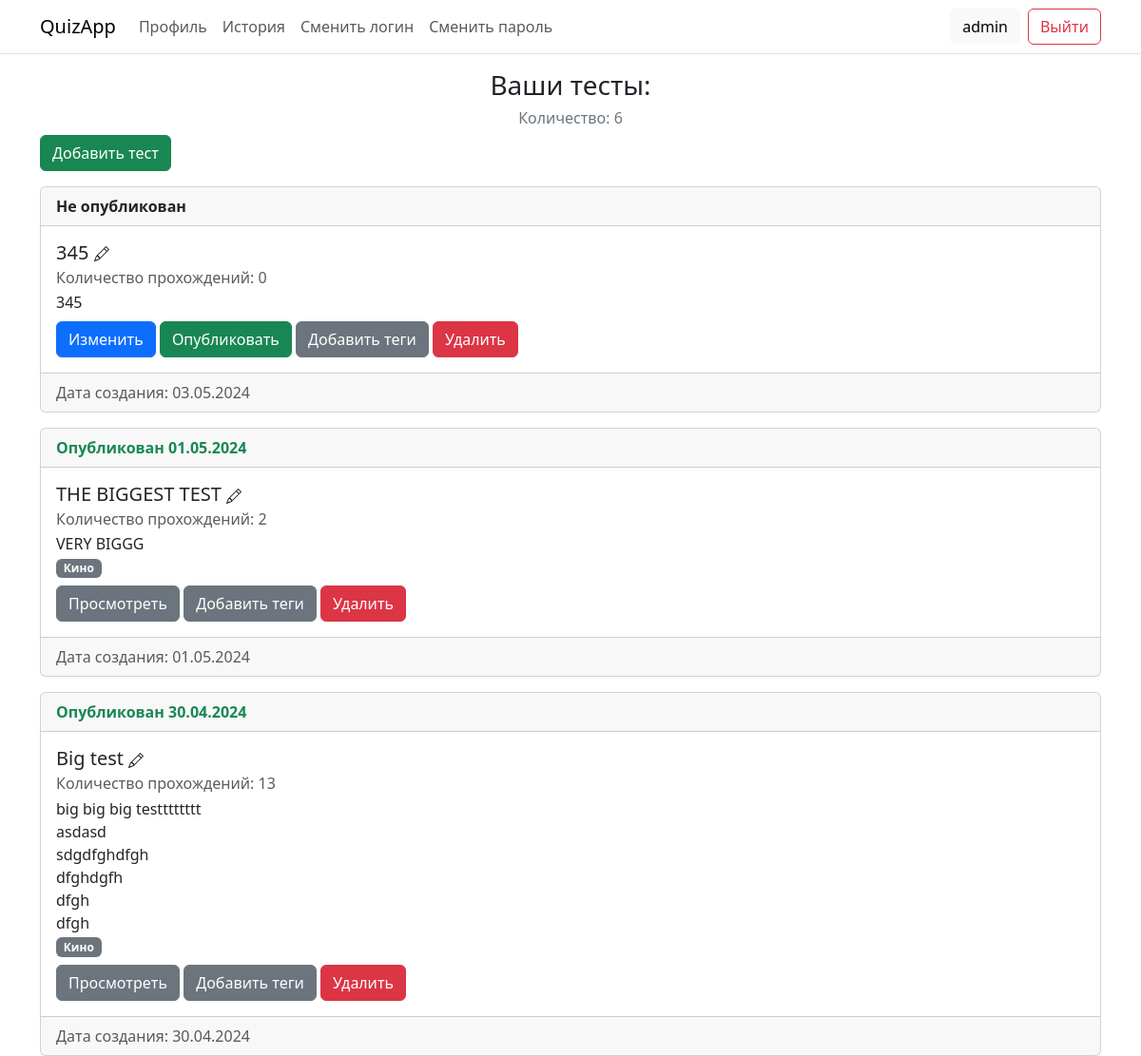
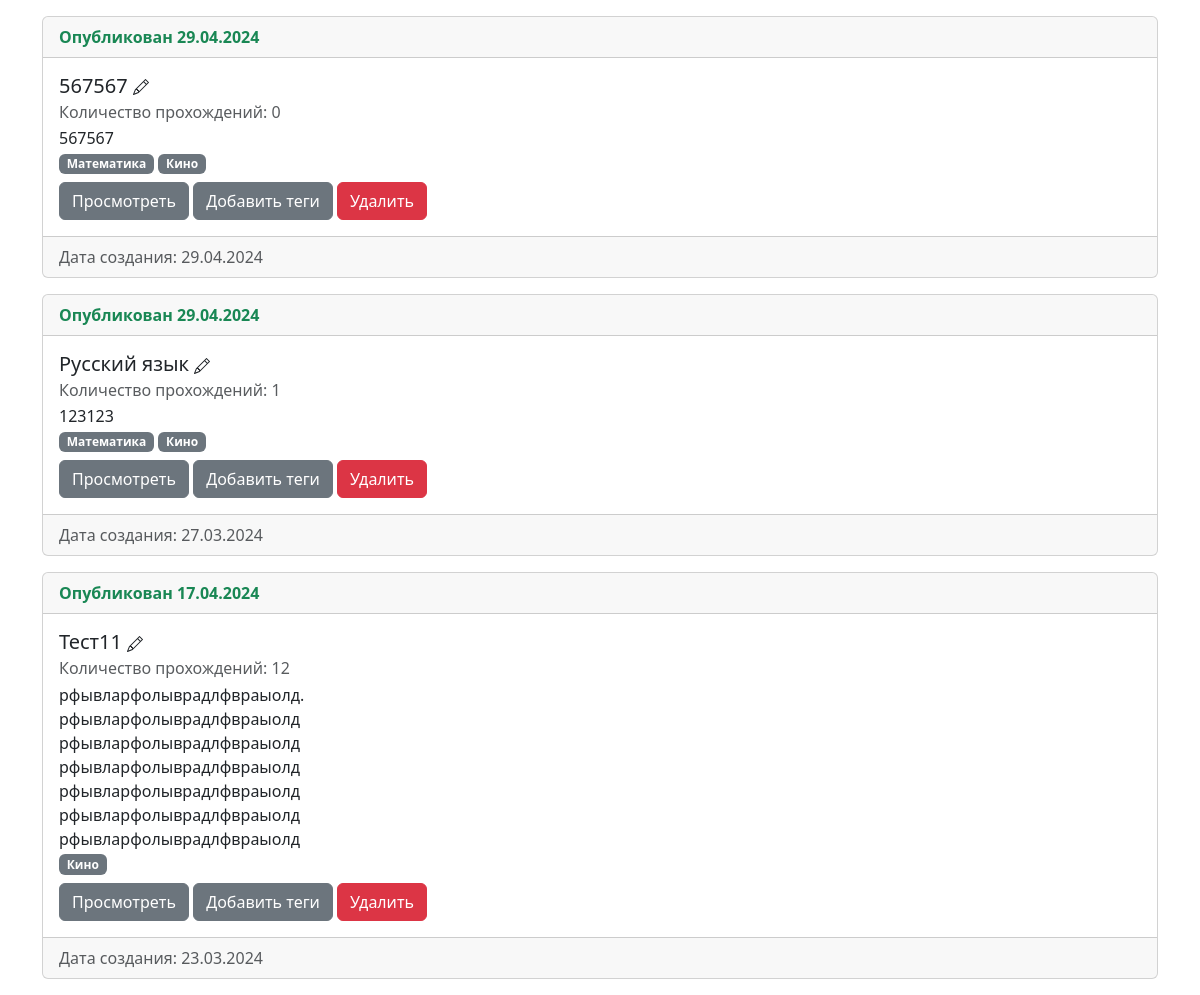
Page /profile (signed in) on the earlier database version (2 pictures, top to bottom).
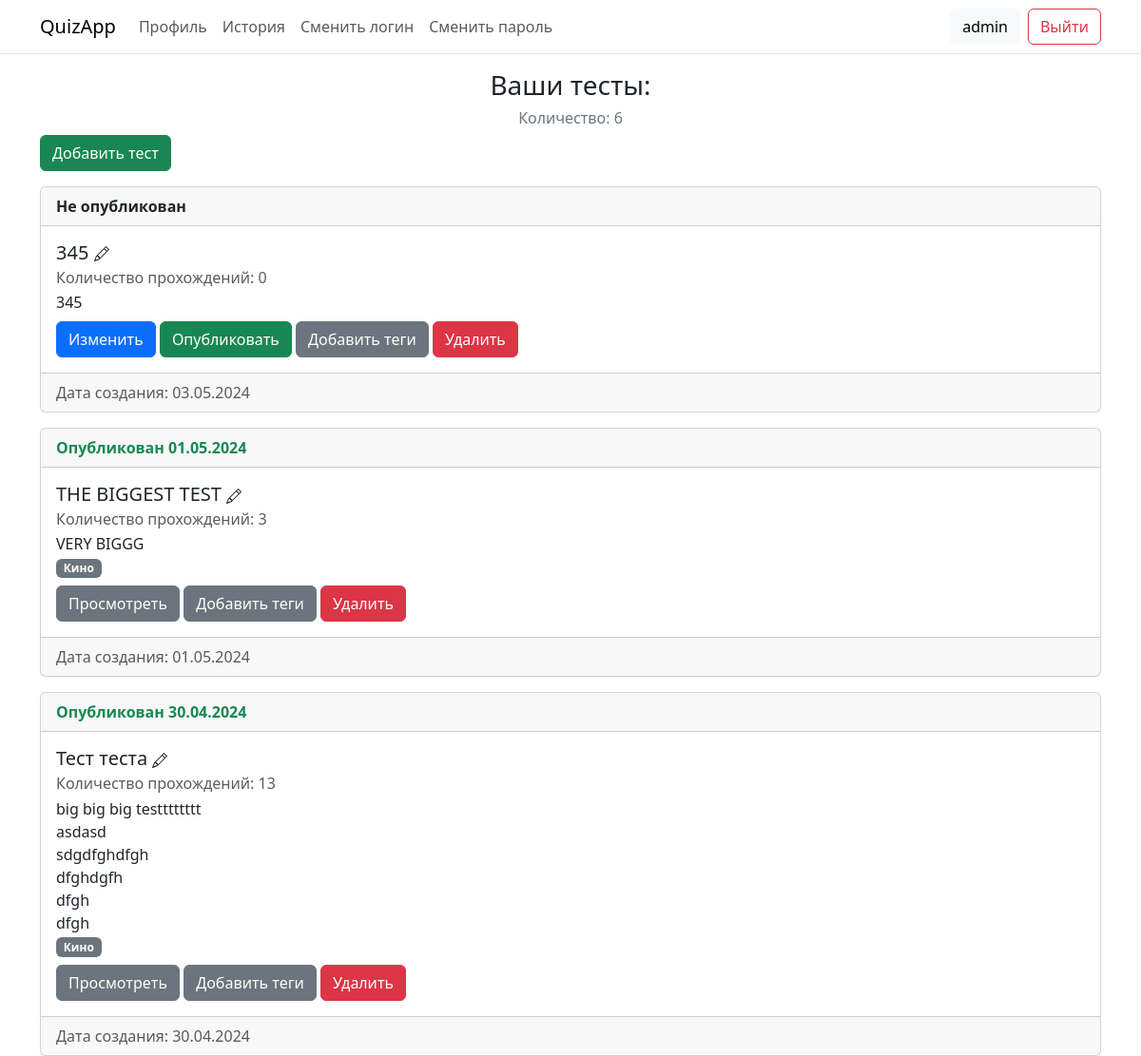
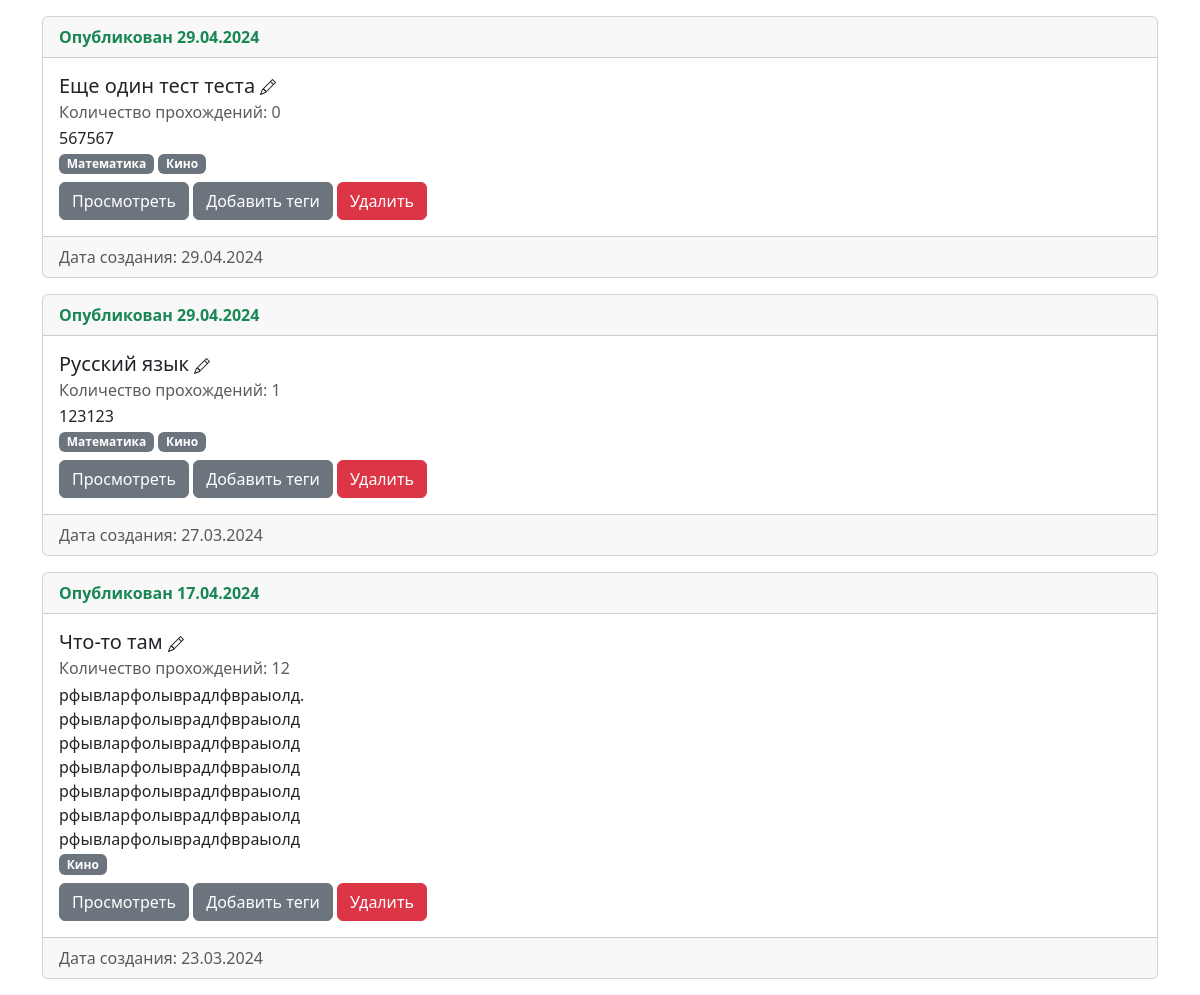
Same page on the later database version (2 pictures, top to bottom).
### Web/models.py (models this page shows)
class Test(models.Model):
    tags = models.ManyToManyField(Tags)
    user = models.ForeignKey(User, on_delete = models.CASCADE)
    title = models.CharField(max_length = 200, default = "")
    description = models.CharField(max_length = 2000, default = "")
    is_published = models.BooleanField(default = False)
    published_at = models.DateField(default = datetime.date.today())
    created_at = models.DateField(default = datetime.date.today())
    pass_rate = models.IntegerField(default = 0)

### Tests/views.py (the view)
# urls.py: path("profile", tests.profile),
@login_required
def profile(request):
    context = { "tests": Test.objects.filter(user_id = request.user.id).order_by("-id"),
                "username": request.user.username }
    return render(request, "Tests/profile.html", context)

### templates/Tests/profile.html (shortened to what this page needs)
{% extends "Web/base.html" %}
{% block auth %}{% include "Web/log_navbar.html" %}{% endblock auth %}
{% block navbar %}{% include "Web/settings_navbar.html" %}{% endblock navbar %}
{% block content %}
    <h3 class="text-center">Ваши тесты:</h3>
    <h6 class="text-center text-secondary">Количество: {{ tests.count }}</h6>
    <a class="btn btn-success mb-3" href="/create_test">Добавить тест</a>
    {% if tests.count > 0 %}
      <div>
        {% for test in tests %}
        <div class="card mb-3" id="item-{{test.id}}">
            <div class="card-header">
                {% if test.is_published %}
                <span class="text-success fw-semibold">Опубликован {{ test.published_at|date:"d.m.Y" }}</span>
                {% else %}
                <span class="fw-semibold">Не опубликован</span>
                {% endif %}
            </div>
            <div class="card-body">
              <a href="/edit_test/{{ test.id }}/" class="card-title h5 text-decoration-none">
                {{ test.title }}
              </a>
              <h6 class="card-subtitle text-body-secondary mb-1 mt-1">Количество прохождений: {{ test.pass_rate }}</h6>
              <p class="description mb-0">{{ test.description }}</p>
              {% if test.tags.count > 0 %}
              <p class="mb-0">
                {% for tag in test.tags.all %}
                <span class="badge text-bg-secondary">{{ tag.label }}</span>
                {% endfor %}
              </p>
              {% endif %}
              <div class="mt-2">
                {% if not test.is_published %}
                <a href="/questions/{{test.id}}" class="btn btn-primary">Изменить</a>
                <a href="/publish_test/{{test.id}}" class="btn btn-success">Опубликовать</a>
                {% else %}
                <a href="/questions/{{test.id}}" class="btn btn-secondary">Просмотреть</a>
                {% endif %}
                <a href="/add_tag/{{test.id}}" class="btn btn-secondary">Добавить теги</a>
                <a href="/delete_test/{{test.id}}" class="btn btn-danger">Удалить</a>
              </div>
            </div>
            <div class="card-footer text-body-secondary ">
              Дата создания: {{ test.created_at|date:"d.m.Y" }}
            </div>
        </div>
        {% endfor %}
      </div>
    {% else %}
    <h5 class="text-center text-secondary">Список пуст</h5>
    {% endif %}
{% endblock content %}

Differences in the rows shown:
changed Test "THE BIGGEST TEST": pass_rate "2" → "3"
changed Test "big big big testttttttt asdasd sdgdfghdfgh dfghdgfh dfgh dfgh": title "Big test" → "Тест теста"
changed Test: title "567567" → "Еще один тест теста"
changed Test: title "Тест11" → "Что-то там"
